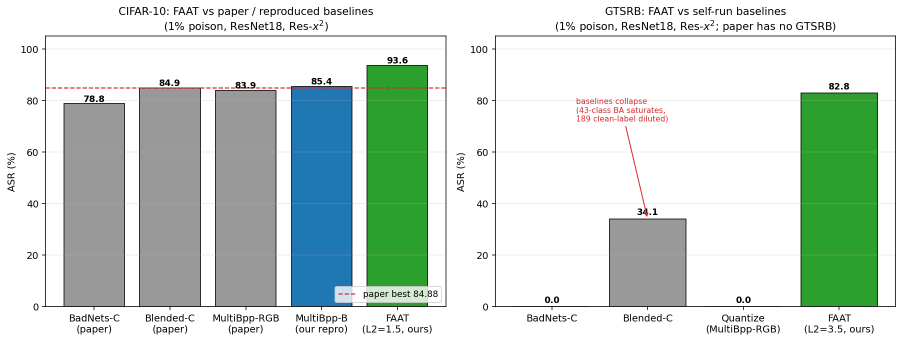
#> input picture docs/figs/faat_asr_compare.png, 1805 x 682 px (shown at 1/2 size); its folder holds only this picture in this run
$ python plot_cam_overlay.py ../../../../docs/figs/faat_asr_compare.png --images ../../../../docs/figs --saliency ../../../../docs/figs
#> lines starting #> are read from the running program, lines starting #| are printed output that depends on the picture
### .claude/skills/backdoor-paper-style/scripts/backdoor_paper_style.py
#!/media/hd1/wangxin/work7-7month/.conda-envs/GeneralComponents/bin/python3
"""
Shared utilities for backdoor attack paper figures.

Import from any skill script:
    import sys; from pathlib import Path
    sys.path.insert(0, str(Path(__file__).resolve().parents[2] / "backdoor-paper-style" / "scripts"))
    from backdoor_paper_style import *

Or use standalone:
    python3 backdoor_paper_style.py  # prints module info
"""

import matplotlib
matplotlib.use('Agg')
import matplotlib.pyplot as plt
import matplotlib.ticker as mticker
from matplotlib.colors import LinearSegmentedColormap
import numpy as np
import pandas as pd
from pathlib import Path
import json
import os
import argparse
import warnings

# ═══════════════════════════════════════════════════════════════
# Paths
# ═══════════════════════════════════════════════════════════════

_MODULE_DIR = Path(__file__).resolve().parent
_STYLE_DIR = _MODULE_DIR.parent / "styles"
PAPER_STYLE_PATH = _STYLE_DIR / "paper.mplstyle"

# Project root (GeneralComponents-main)
_PROJECT_ROOT = Path(__file__).resolve().parents[4]  # .claude/skills/backdoor-paper-style/scripts -> project root

# ═══════════════════════════════════════════════════════════════
# Color palette — consistent method↔color mapping
# ═══════════════════════════════════════════════════════════════

METHOD_COLORS = {
    # Attack methods
    'BadNets':          '#d62728',
    'badnets':          '#d62728',
    'BadNet':           '#d62728',
    'badnet':           '#d62728',
    'Blend':            '#ff7f0e',
    'blend':            '#ff7f0e',
    'SIG':              '#2ca02c',
    'sig':              '#2ca02c',
    'WaNet':            '#1f77b4',
    'wanet':            '#1f77b4',
    'CTRL':             '#bcbd22',
    'ctrl':             '#bcbd22',
    'IAB':              '#9467bd',
    'iab':              '#9467bd',
    'SSBA':             '#e377c2',
    'ssba':             '#e377c2',
    'Ours':             '#c0392b',
    'ours':             '#c0392b',
    'FAAT':             '#c0392b',
    'faat':             '#c0392b',
    'Ours (FAAT)':      '#c0392b',
    'Proposed':         '#c0392b',
    # Defense methods
    'No Defense':       '#333333',
    'None':             '#333333',
    'Fine-Pruning':     '#1b9e77',
    'FP':               '#1b9e77',
    'Neural Cleanse':   '#d95f02',
    'NC':               '#d95f02',
    'STRIP':            '#7570b3',
    'NAD':              '#e7298a',
    'ANP':              '#66a61e',
    'ABL':              '#e6ab02',
    'I-BAU':            '#a6761d',
    'FST':              '#666666',
    'RNP':              '#999999',
    'AC':               '#8c564b',
}

# Fallback palette — colorblind-friendly, up to 10 items
FALLBACK_PALETTE = [
    '#1f77b4', '#ff7f0e', '#2ca02c', '#d62728', '#9467bd',
    '#8c564b', '#e377c2', '#7f7f7f', '#bcbd22', '#17becf',
]

MARKERS = ['o', 's', 'D', '^', 'v', '<', '>', 'p', '*', 'h', 'X', 'P']

# Paper-default figure sizes (inches)
SINGLE_COLUMN = (3.5, 2.5)
DOUBLE_COLUMN = (7.0, 3.0)
ONE_HALF_COLUMN = (5.0, 3.0)

# ═══════════════════════════════════════════════════════════════
# Style setup
# ═══════════════════════════════════════════════════════════════

def setup_paper_style():
    """Apply paper-ready matplotlib style. Falls back to inline rcParams if
    paper.mplstyle is not found."""
    if PAPER_STYLE_PATH.exists():
        plt.style.use(str(PAPER_STYLE_PATH))
    else:
        plt.rcParams.update({
            'font.family': 'serif',
            'font.serif': ['Times New Roman', 'DejaVu Serif', 'Liberation Serif', 'serif'],
            'font.size': 10,
            'axes.labelsize': 11,
            'axes.titlesize': 12,
            'legend.fontsize': 8.5,
            'xtick.labelsize': 9,
            'ytick.labelsize': 9,
            'figure.dpi': 150,
            'savefig.dpi': 600,
            'savefig.bbox': 'tight',
            'savefig.pad_inches': 0.05,
            'axes.spines.top': False,
            'axes.spines.right': False,
            'axes.linewidth': 0.8,
            'legend.frameon': False,
            'legend.loc': 'best',
            'errorbar.capsize': 2,
        })


def save_fig_all(fig, basepath, formats=None):
    """Save figure in all requested formats (default: pdf, svg, png).

    Parameters
    ----------
    fig : matplotlib.figure.Figure
    basepath : str or Path
        Output path without extension (e.g., './output/fig1')
    formats : list of str, optional
        Formats to save; defaults to ['pdf', 'svg', 'png']
    """
    if formats is None:
        formats = ['pdf', 'svg', 'png']
    base = Path(basepath)
    base.parent.mkdir(parents=True, exist_ok=True)
    for fmt in formats:
        path = base.with_suffix(f'.{fmt}')
        dpi = 600 if fmt == 'png' else None
        fig.savefig(str(path), format=fmt, dpi=dpi, bbox_inches='tight')
        print(f"  Saved: {path}")
    plt.close(fig)


# [13 lines left out: function get_color, not called in this run]


def get_marker(i):
    """Return the i-th marker, cycling."""
    return MARKERS[i % len(MARKERS)]


# [89 lines left out: functions get_color_cycle_item, load_wide_csv, load_defense_csv, load_stageb_metrics, load_trigger_arrays, not called in this run]


# ═══════════════════════════════════════════════════════════════
# Standard argument parser
# ═══════════════════════════════════════════════════════════════

def get_parser(description="Backdoor paper figure script"):
    """Return an argparse.ArgumentParser with standard options."""
    p = argparse.ArgumentParser(
        description=description,
        formatter_class=argparse.RawDescriptionHelpFormatter)
    p.add_argument('input', nargs='?',
                   help='Input CSV file, NPY file, or directory')
    p.add_argument('-o', '--output', default='./output',
                   help='Output directory (default: ./output)')
    p.add_argument('--prefix', default='fig',
                   help='Output filename prefix (default: fig)')
    p.add_argument('--formats', nargs='+', default=['pdf', 'svg', 'png'],
                   help='Output formats (default: pdf svg png)')
    p.add_argument('--no-style', action='store_true',
                   help='Skip paper style setup')
    p.add_argument('--figsize', nargs=2, type=float, default=None,
                   help='Figure size in inches (width height)')
    p.add_argument('--caption', action='store_true',
                   help='Print a draft academic caption to stdout')
    p.add_argument('--metadata', action='store_true',
                   help='Save a metadata JSON alongside the figure')
    return p


# ═══════════════════════════════════════════════════════════════
# Academic caption generator
# ═══════════════════════════════════════════════════════════════

# [90 lines left out: functions academic_caption, find_project_csv, find_trigger_dirs, not called in this run]


# ═══════════════════════════════════════════════════════════════
# Main (for standalone info)
# ═══════════════════════════════════════════════════════════════

# [8 lines that do not run on import are left out]

### .claude/skills/saliency-cam-visualization/scripts/plot_cam_overlay.py
#!/media/hd1/wangxin/work7-7month/.conda-envs/GeneralComponents/bin/python3
"""
plot_cam_overlay.py — Grad-CAM / saliency map visualization for backdoor papers.

Usage:
  python plot_cam_overlay.py --images data/CIFAR10/train/0/ \
      --saliency saliency_maps/ --n 4 -o output/figs/

  # With trigger masks for overlap metrics
  python plot_cam_overlay.py --images data/CIFAR10/train/0/ \
      --saliency saliency_maps/ --trigger-mask resource/faat/save_trigger_10_0/
"""

import sys
from pathlib import Path
sys.path.insert(0, str(Path(__file__).resolve().parents[2] / "backdoor-paper-style" / "scripts"))
from backdoor_paper_style import (
    setup_paper_style, save_fig_all, get_parser, academic_caption,
    SINGLE_COLUMN, DOUBLE_COLUMN,
)

import matplotlib.pyplot as plt
from matplotlib.colors import LinearSegmentedColormap
import numpy as np
import json
import warnings
warnings.filterwarnings('ignore')


def load_images(img_dir, n=4):
    """Load N images from directory."""
    img_dir = Path(img_dir)
    images = []
    names = []
    exts = {'.png', '.jpg', '.jpeg', '.bmp'}
    for f in sorted(img_dir.iterdir()):
        if f.suffix.lower() in exts:
            img = plt.imread(str(f))
            if img.max() > 1:
                img = img.astype(np.float32) / 255.0
            images.append(img)
            names.append(f.stem[:12])
            if len(images) >= n:
                break
    return images, names


def load_saliency_maps(sal_dir, n=4):
    """Load N saliency/CAM maps from directory (NPY or PNG)."""
    sal_dir = Path(sal_dir)
    maps = []
    npy_files = sorted(sal_dir.glob('*.npy'))
    png_files = sorted(sal_dir.glob('*.png'))

    if npy_files:
        for f in npy_files[:n]:
            m = np.load(str(f))
            maps.append(m)
    elif png_files:
        for f in png_files[:n]:
            m = plt.imread(str(f))
            if m.max() > 1:
                m = m.astype(np.float32) / 255.0
            if m.ndim == 3:
                m = m.mean(axis=-1)  # convert to grayscale
            maps.append(m)
    return maps


# [21 lines left out: function load_trigger_mask, not called in this run]


def overlay_cam(image, cam, alpha=0.5):
    """Overlay CAM heatmap on image."""
    # Resize CAM to match image
    if cam.shape[:2] != image.shape[:2]:
        import cv2
        cam = cv2.resize(cam, (image.shape[1], image.shape[0]))
    # Normalize CAM
    cam_norm = (cam - cam.min()) / (cam.max() - cam.min() + 1e-8)
    # Create heatmap
    cmap = plt.cm.inferno
    heatmap = cmap(cam_norm)[:, :, :3]
    # Blend
    if image.ndim == 2:
        image = np.stack([image] * 3, axis=-1)
    if image.shape[-1] > 3:
        image = image[:, :, :3]
    overlay = image * (1 - alpha) + heatmap * alpha
    return np.clip(overlay, 0, 1)


# [33 lines left out: function compute_cam_trigger_overlap, not called in this run]


def plot_cam_grid(images, saliency_maps, trigger_mask, image_names, args):
    """Create multi-panel CAM visualization figure."""
    n = len(images)
    has_mask = trigger_mask is not None
    n_cols = 5 if has_mask else 4
    # Layout: Image | Saliency | CAM Overlay | Trigger Mask (opt) | Overlap Map (opt)

    fig, axes = plt.subplots(n, n_cols, figsize=args.figsize or (n_cols * 1.5, n * 1.5))
    if n == 1:
        axes = axes.reshape(1, -1)

    col_titles = ['Image', 'Grad-CAM', 'Overlay']
    if has_mask:
        col_titles.extend(['Trigger Mask', 'CAM∩Trigger'])
    for j, title in enumerate(col_titles):
        axes[0, j].set_title(title, fontsize=8, fontweight='bold')

    metrics_all = []
    for i in range(n):
        img = images[i]
        cam = saliency_maps[i] if i < len(saliency_maps) else np.zeros_like(img[:, :, 0] if img.ndim == 3 else img)

        # Col 1: Original image
        axes[i, 0].imshow(img)
        if image_names:
            axes[i, 0].set_ylabel(image_names[i], fontsize=8)
        axes[i, 0].axis('off')

        # Col 2: Saliency/CAM
        im = axes[i, 1].imshow(cam, cmap='inferno')
        axes[i, 1].axis('off')
        plt.colorbar(im, ax=axes[i, 1], fraction=0.046, pad=0.04)

        # Col 3: Overlay
        overlay = overlay_cam(img, cam)
        axes[i, 2].imshow(overlay)
        axes[i, 2].axis('off')

        if has_mask:
            # Col 4: Trigger mask
            t_mask_disp = trigger_mask
            if t_mask_disp.shape[:2] != img.shape[:2]:
                import cv2
                t_mask_disp = cv2.resize(t_mask_disp, (img.shape[1], img.shape[0]))
            axes[i, 3].imshow(t_mask_disp, cmap='gray')
            axes[i, 3].axis('off')

            # Col 5: CAM ∩ Trigger overlap
            if t_mask_disp.shape[:2] != cam.shape[:2]:
                import cv2
                t_mask_cam = cv2.resize(t_mask_disp, (cam.shape[1], cam.shape[0]))
            else:
                t_mask_cam = t_mask_disp
            overlap_map = (cam / (cam.max() + 1e-8)) * (t_mask_cam > 0.5)
            axes[i, 4].imshow(overlap_map, cmap='hot')
            axes[i, 4].axis('off')

            metrics = compute_cam_trigger_overlap(cam, t_mask_cam)
            metrics_all.append(metrics)
            axes[i, 4].text(0.5, -0.1,
                            f'IoU={metrics["iou"]:.3f}\nRatio={metrics["trigger_attention_ratio"]:.1f}×',
                            transform=axes[i, 4].transAxes, ha='center', fontsize=6)

    fig.suptitle('Grad-CAM / Saliency Analysis — Clean vs Poisoned',
                 fontsize=12, fontweight='bold', y=1.02)
    plt.tight_layout()

    basepath = Path(args.output) / args.prefix
    save_fig_all(fig, str(basepath), args.formats)

    if metrics_all and args.metadata:
        meta = {
            'n_samples': n,
            'overlap_metrics': metrics_all,
            'average_iou': float(np.mean([m['iou'] for m in metrics_all])) if metrics_all else 0,
            'average_trigger_attention_ratio': float(np.mean([m['trigger_attention_ratio'] for m in metrics_all])) if metrics_all else 0,
        }
        meta_path = Path(args.output) / f'{args.prefix}_metrics.json'
        meta_path.parent.mkdir(parents=True, exist_ok=True)
        with open(meta_path, 'w') as f:
            json.dump(meta, f, indent=2)
        print(f"  Saved metrics: {meta_path}")

    if args.caption:
        avg_iou = np.mean([m['iou'] for m in metrics_all]) if metrics_all else 0
        print(f"Figure X: **Grad-CAM analysis** of model attention on clean vs poisoned samples. "
              f"Average CAM-trigger overlap IoU = {avg_iou:.3f}. "
              f"High overlap indicates the trigger dominates model decisions.")

    return fig


def main():
    parser = get_parser("Saliency/CAM visualization for backdoor papers.")
    parser.add_argument('--images', required=True,
                        help='Directory of original images')
    parser.add_argument('--saliency', required=True,
                        help='Directory of saliency/CAM maps (.npy or .png)')
    parser.add_argument('--trigger-mask', default=None,
                        help='Trigger mask (.npy or FAAT trigger dir)')
    parser.add_argument('--n', type=int, default=4,
                        help='Number of samples (default: 4)')
    args = parser.parse_args()

    if not args.no_style:
        setup_paper_style()

    print(f"Loading images from: {args.images}")
    images, names = load_images(args.images, args.n)
#> in load_images, img is the input picture: shape (682, 1805, 4) float32; mean R, G, B, A 0.799, 0.852, 0.821, 1
#> images = 1 item; names = ['faat_asr_com']
    print(f"  Loaded {len(images)} images")
#|   Loaded 1 images

    print(f"Loading saliency maps from: {args.saliency}")
    saliency_maps = load_saliency_maps(args.saliency, args.n)
#> in load_saliency_maps, `m = m.mean(axis=-1)`:
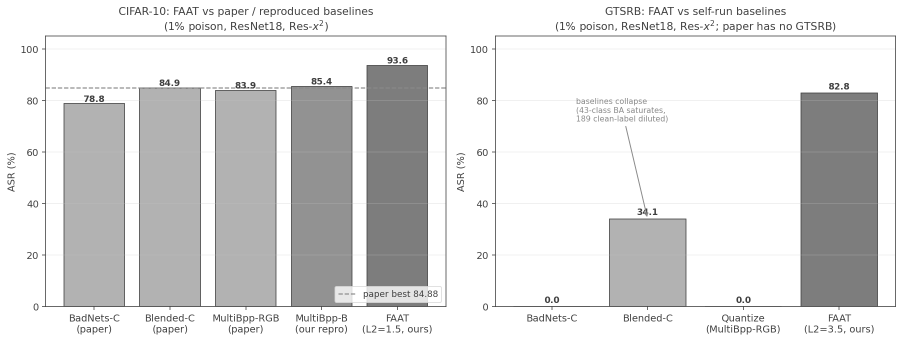
#> m: shape (682, 1805) float32 (shown at 1/2 size); min 0.25, max 1, mean 0.866
#> saliency_maps = 1 item
    print(f"  Loaded {len(saliency_maps)} maps")
#|   Loaded 1 maps

    trigger_mask = None
    if args.trigger_mask:
        trigger_mask = load_trigger_mask(args.trigger_mask)
        if trigger_mask is not None:
            print(f"  Loaded trigger mask: {trigger_mask.shape}")

    if not images or not saliency_maps:
        print("Error: no images or saliency maps loaded")
        return

    plot_cam_grid(images, saliency_maps, trigger_mask, names, args)
#> in plot_cam_grid, `n = len(images)`: n = 1
#> the loop in plot_cam_grid, `for i in range(n):` made 1 pass
#> pass 1, in overlay_cam, `cam_norm = (cam - cam.min()) / (cam.max() - cam.min() + 1e-8)`:
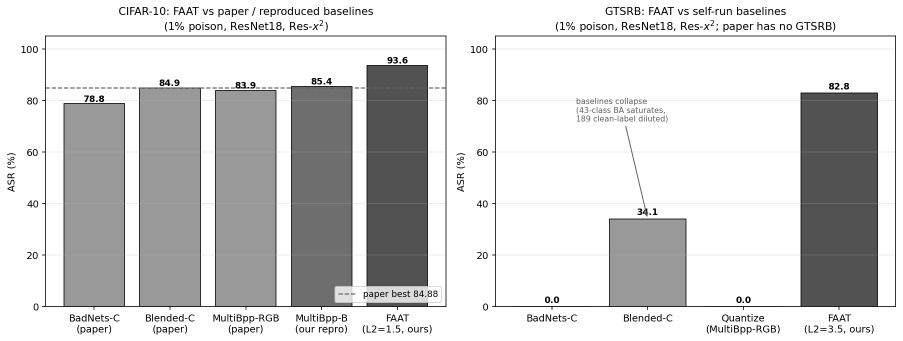
#> cam_norm: shape (682, 1805) float32 (shown at 1/2 size); min 0, max 1, mean 0.821
#> pass 1, in overlay_cam, `heatmap = cmap(cam_norm)[:, :, :3]`:
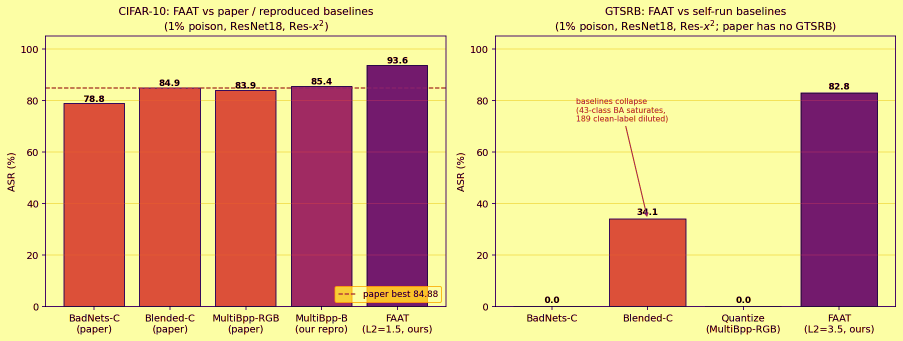
#> heatmap: shape (682, 1805, 3) float64 (shown at 1/2 size); mean of channels 0, 1, 2 0.876, 0.741, 0.532; drawn as R, G, B
#> pass 1, in overlay_cam, `overlay = image * (1 - alpha) + heatmap * alpha`:
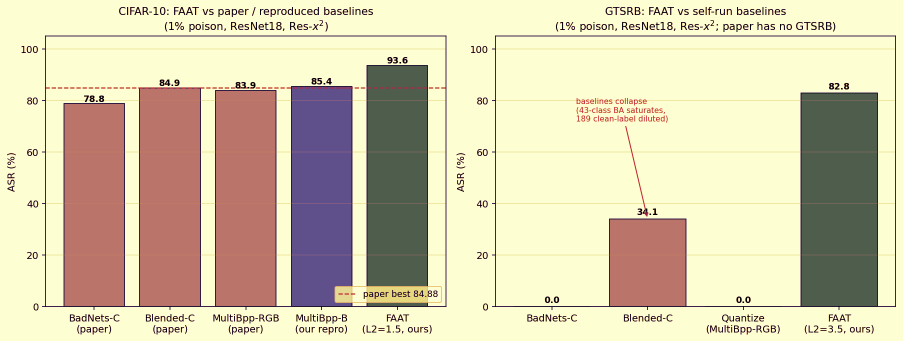
#> overlay: shape (682, 1805, 3) float64 (shown at 1/2 size); mean R, G, B 0.836, 0.796, 0.675
#> after the loop in plot_cam_grid, `for i in range(n):`: metrics_all = []
#> the loop in save_fig_all, `for fmt in formats:` made 3 passes
#> pass 1, in save_fig_all, `fig.savefig(str(path), format=fmt, dpi=dpi, bbox_inches='tight')`:
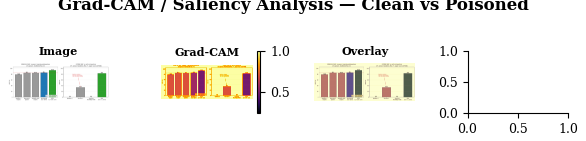
#> figure drawn by matplotlib, 4 panels


if __name__ == '__main__':
    import pandas as pd
    main()
